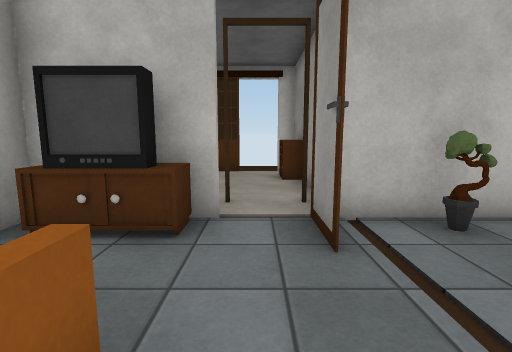
View 1 (above)

18 first-person views from a walk through a 3-D level made in the Unity game engine. The camera is 1.3 m above the floor, tilts 8° down and sees 85° across. The floor is counted in squares, 1 m on a side. Each view is taken from the middle of a square. On the plan, view 1 faces up. The plan holds only what a view shows up to about 13 squares ahead; the rest is blank. The place goes on beyond the plan. The player character is not drawn. Surface patterns are stand-ins for the level's own textures.

View 2
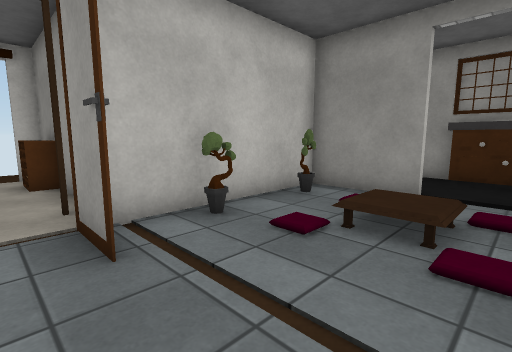

View 3
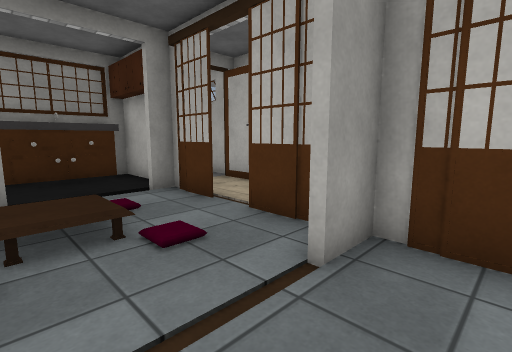

View 4
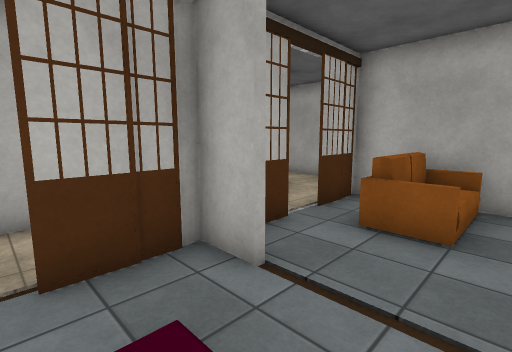

View 5
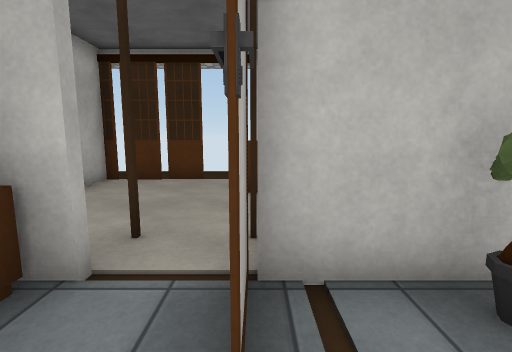

View 6
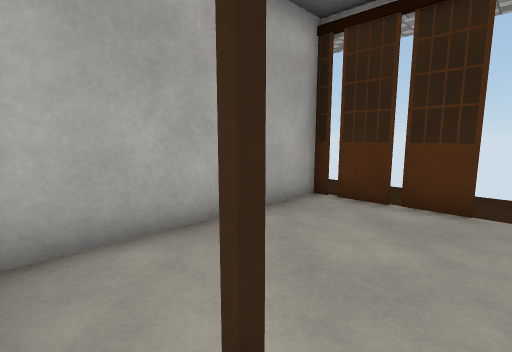

View 7
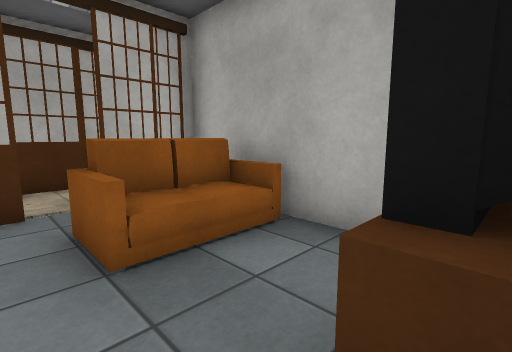

View 8
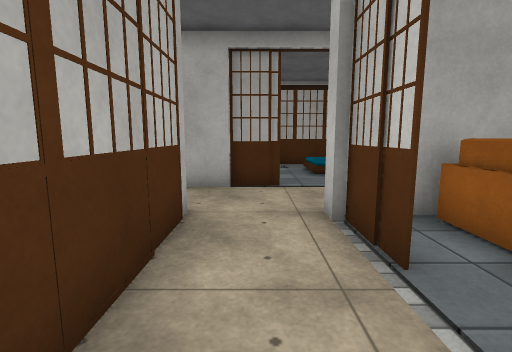

View 9
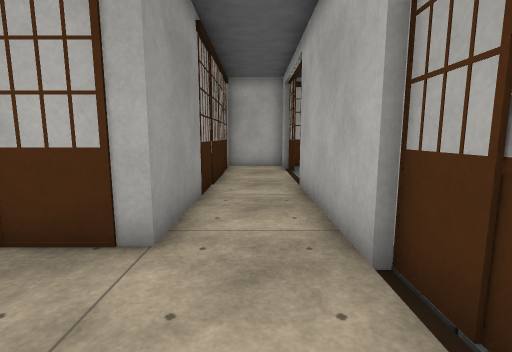

View 10
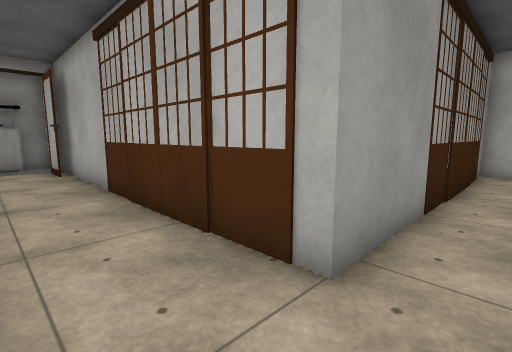

View 11
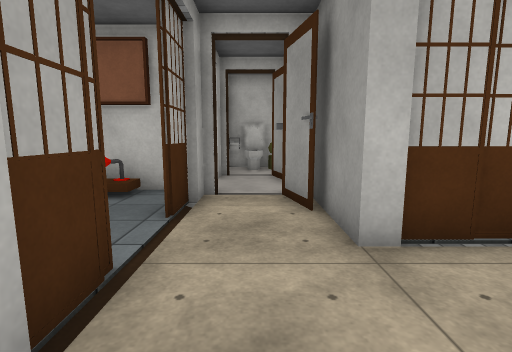

View 12
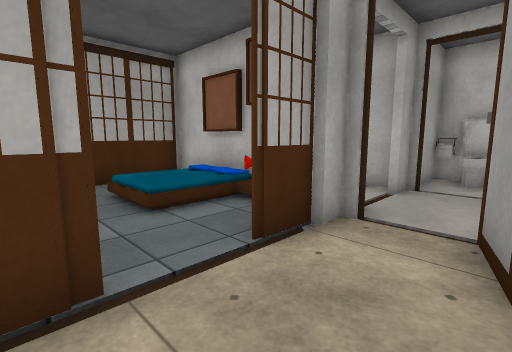

View 13
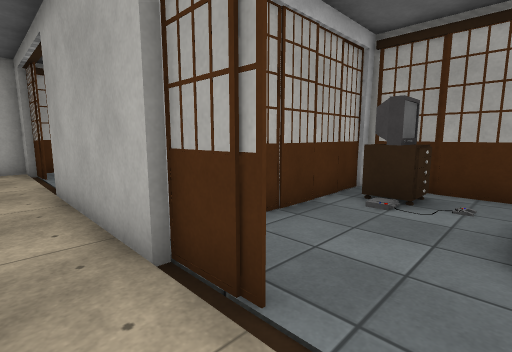

View 14
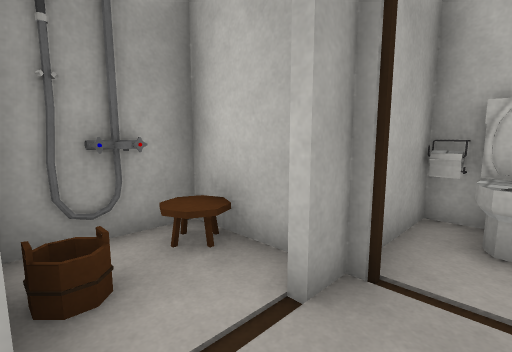

View 15
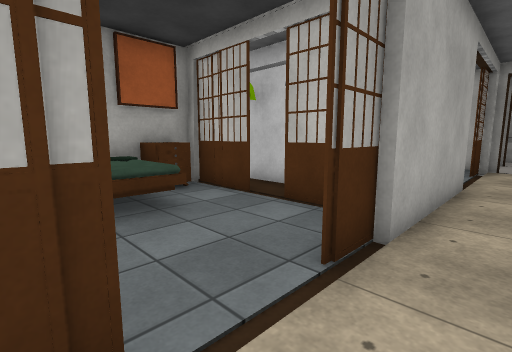

View 16
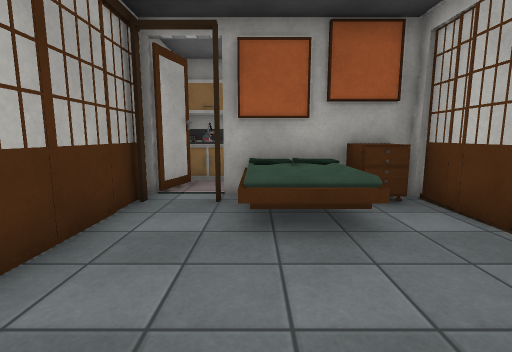

View 17
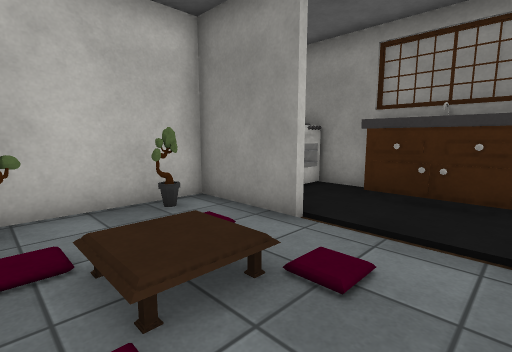

View 18
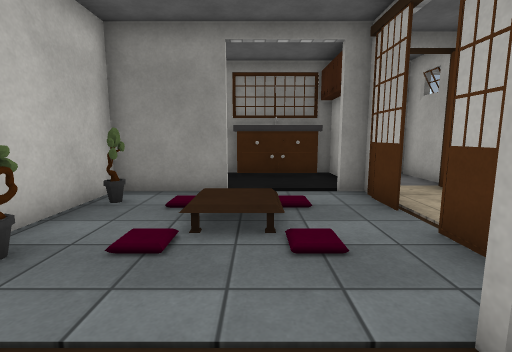

### Floor plan
Key: @ floor where view 1 was taken; # wall or solid block; x gap in a wall; . main floor; : floor 0.25 m higher than the main floor; + floor 0.5 m higher than the main floor; / step, stairs or slope; = window, fence, low wall or low ledge; ^ raised ledge; S sofa; T thing the floor can be seen under or through; H house; O other object.
Columns run from 16 left of view 1 to 10 right of it. Each row starts with its distance up from view 1.
 12               ....
 11             #xx#.#
 10             #....#
  9             #....^
  8             #....#
  7           ###....#
  6           #=#..#.#
  5        ####.#....#####
  4        #O.#.####.#.#.###  #
  3        #....#..........####
  2     #######.#......///.#.##
  1     # /+/.#.#/++....+/...#
  0     # /:..#.#SSS@..../...#
 -1     #.//....#....#.......##
 -2     #.....#.###.###TTTTTT##
 -3     ##....#..............##
 -4     #######.###############
 -5           #.#
 -6      ##   #.#
 -7     #######.#
 -8     ^.....#.#
 -9     ^^^...#.#
-10     ^^^.....#
-11     ^^^.....#
-12 #HH #.....#.#
-13 #H#########.#
-14    #      ###

Positions as (right, up) in squares from view 1, and headings:
1: (0, 0), facing up
2: (0, 0), facing up-right
3: (0, 2), facing down-right
4: (4, 2), facing down-left
5: (1, 2), facing up
6: (0, 5), facing up-left
7: (0, 4), facing down-left
8: (1, -3), facing left
9: (-5, -1), facing down
10: (-5, -2), facing down-right
11: (-5, -5), facing up
12: (-4, -3), facing up-left
13: (-5, -1), facing down-left
14: (-5, 2), facing up-left
15: (-5, -12), facing up-left
16: (-6, -11), facing left
17: (3, -1), facing up-right
18: (0, 1), facing right
